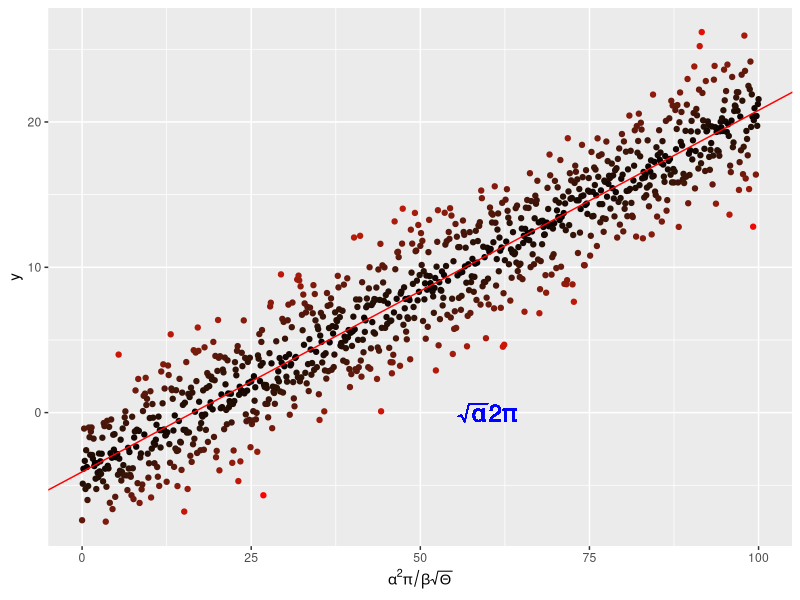

R code for this plot:
#!/usr/bin/Rscript
# Author - Jacob Griffiths, jacob.griffiths18@imperial.ac.uk
# Date - Oct 2018

require(ggplot2)

# Create linear regression "data"
x <- seq(0, 100, by = 0.1)
y <- -4. + 0.25 * x +
  rnorm(length(x), mean = 0., sd = 2.5)

# and put them in a dataframe
my_data <- data.frame(x = x, y = y)

# perform a linear regression
my_lm <- summary(lm(y ~ x, data = my_data))

# plot the data
pdf("../Results/MyLinReg.pdf")

p <-  ggplot(my_data, aes(x = x, y = y,
                          colour = abs(my_lm$residual))
             ) +
  geom_point() +
  scale_colour_gradient(low = "black", high = "red") +
  theme(legend.position = "none") +
  scale_x_continuous(
    expression(alpha^2 * pi / beta * sqrt(Theta))) +

# add the regression line
        geom_abline(
  intercept = my_lm$coefficients[1][1],
  slope = my_lm$coefficients[2][1],
  colour = "red") +
# throw some math on the plot
        geom_text(aes(x = 60, y = 0,
                       label = "sqrt(alpha) * 2* pi"), 
                       parse = TRUE, size = 6, 
                       colour = "blue")

p